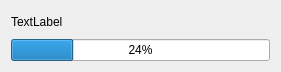
<?xml version="1.0" encoding="UTF-8"?>
<ui version="4.0">
 <class>UUpdateWidget</class>
 <widget class="QWidget" name="UUpdateWidget">
  <property name="windowModality">
   <enum>Qt::WindowModal</enum>
  </property>
  <property name="geometry">
   <rect>
    <x>0</x>
    <y>0</y>
    <width>281</width>
    <height>72</height>
   </rect>
  </property>
  <property name="sizePolicy">
   <sizepolicy hsizetype="Ignored" vsizetype="Ignored">
    <horstretch>0</horstretch>
    <verstretch>0</verstretch>
   </sizepolicy>
  </property>
  <property name="windowTitle">
   <string>Update debugger</string>
  </property>
  <layout class="QVBoxLayout" name="verticalLayout">
   <item>
    <widget class="QLabel" name="m_currActionL">
     <property name="text">
      <string>TextLabel</string>
     </property>
    </widget>
   </item>
   <item>
    <widget class="QProgressBar" name="m_progressBar">
     <property name="value">
      <number>24</number>
     </property>
    </widget>
   </item>
  </layout>
 </widget>
 <resources/>
 <connections/>
</ui>
